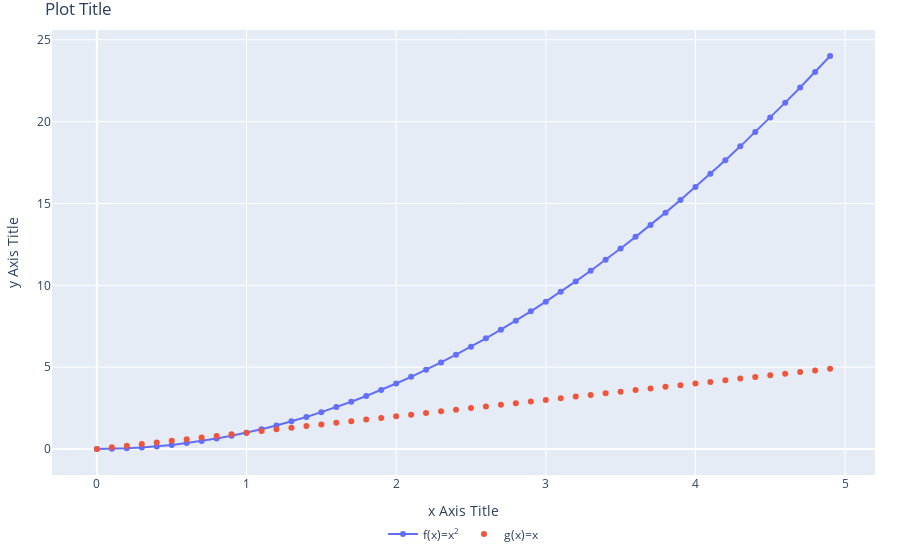

Notebook cell for this chart:
### Code cell
x=np.arange(0,5,0.1)
fig = go.Figure()
fig.add_trace(go.Scatter(x=x, y=x*x,mode='lines+markers', name='f(x)=x<sup>2</sup>'))
fig.add_trace(go.Scatter(x=x, y=x,mode='markers', name='g(x)=x'))
fig.update_layout(legend_orientation="h",
                    legend=dict(x=.5, xanchor="center"))
fig.update_layout(margin=dict(l=25, r=25, t=30, b=15))
fig.update_layout(title="Plot Title",
                  xaxis_title="x Axis Title",
                  yaxis_title="y Axis Title",)
fig.show()

### Figure 1 — Plotly figure (JSON) as saved in the notebook; plotly's stock layout.template omitted (floating-point values rounded to 4 significant figures)
{"data": [{"mode": "lines+markers", "name": "f(x)=x<sup>2</sup>", "type": "scatter", "x": [0, 0.1, 0.2, 0.3, 0.4, 0.5, 0.6, 0.7, 0.8, 0.9, 1, 1.1, 1.2, 1.3, 1.4, 1.5, 1.6, 1.7, 1.8, 1.9, 2, 2.1, 2.2, 2.3, 2.4, 2.5, 2.6, 2.7, 2.8, 2.9, 3, 3.1, 3.2, 3.3, 3.4, 3.5, 3.6, 3.7, 3.8, 3.9, 4, 4.1, 4.2, 4.3, 4.4, 4.5, 4.6, 4.7, 4.8, 4.9], "y": [0, 0.01, 0.04, 0.09, 0.16, 0.25, 0.36, 0.49, 0.64, 0.81, 1, 1.21, 1.44, 1.69, 1.96, 2.25, 2.56, 2.89, 3.24, 3.61, 4, 4.41, 4.84, 5.29, 5.76, 6.25, 6.76, 7.29, 7.84, 8.41, 9, 9.61, 10.24, 10.89, 11.56, 12.25, 12.96, 13.69, 14.44, 15.21, 16, 16.81, 17.64, 18.49, 19.36, 20.25, 21.16, 22.09, 23.04, 24.01]}, {"mode": "markers", "name": "g(x)=x", "type": "scatter", "x": [0, 0.1, 0.2, 0.3, 0.4, 0.5, 0.6, 0.7, 0.8, 0.9, 1, 1.1, 1.2, 1.3, 1.4, 1.5, 1.6, 1.7, 1.8, 1.9, 2, 2.1, 2.2, 2.3, 2.4, 2.5, 2.6, 2.7, 2.8, 2.9, 3, 3.1, 3.2, 3.3, 3.4, 3.5, 3.6, 3.7, 3.8, 3.9, 4, 4.1, 4.2, 4.3, 4.4, 4.5, 4.6, 4.7, 4.8, 4.9], "y": [0, 0.1, 0.2, 0.3, 0.4, 0.5, 0.6, 0.7, 0.8, 0.9, 1, 1.1, 1.2, 1.3, 1.4, 1.5, 1.6, 1.7, 1.8, 1.9, 2, 2.1, 2.2, 2.3, 2.4, 2.5, 2.6, 2.7, 2.8, 2.9, 3, 3.1, 3.2, 3.3, 3.4, 3.5, 3.6, 3.7, 3.8, 3.9, 4, 4.1, 4.2, 4.3, 4.4, 4.5, 4.6, 4.7, 4.8, 4.9]}], "layout": {"legend": {"orientation": "h", "x": 0.5, "xanchor": "center"}, "margin": {"b": 15, "l": 25, "r": 25, "t": 30}, "title": {"text": "Plot Title"}, "xaxis": {"title": {"text": "x Axis Title"}}, "yaxis": {"title": {"text": "y Axis Title"}}}}
